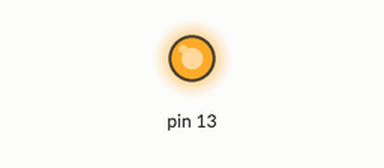
The sketch below on a simulated Arduino Uno, built with avr-gcc and run on an emulated ATmega328P. Parts: output pins drawn as LEDs (lit = HIGH).

Above: at 0.5 s.
At 25.1 s:
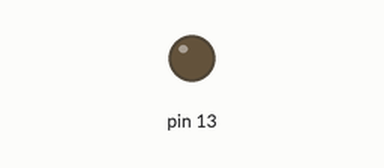
Timing chart, 0 to 26.7 s (numbered marks = the images above):
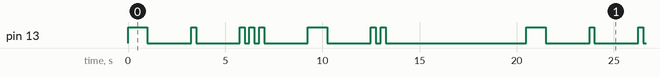

Measured:
- by itself, pin 13: repeats every 20.5 s: 2 × (LOW 2.3 s, HIGH 0.25 s), 2 × (LOW 0.25 s, HIGH 0.25 s), LOW 2.3 s, HIGH 1.0 s, LOW 2.3 s, HIGH 0.25 s, LOW 0.25 s, HIGH 0.25 s, LOW 7.3 s, HIGH 1.0 s
- by itself, everything shown: repeats every 20.5 s, in 16 steps

The sketch:

morse.ino
```cpp
#include <Morse.h>
Morse morse(13);
void setup() {

}

void loop() {
  String word = "TESTI";
  for(char x: word){
    alphabet((int)x);
    delay(2000);
  }
  delay(5000);

}

void alphabet(int letter){
  switch (letter){
    case 65: //A
    morse.dot();morse.dash();
    break;
    case 66: //B
    morse.dash();morse.dot();morse.dot();morse.dot();
    break;
    case 67: //C
    morse.dash();morse.dot();morse.dash();morse.dot();
    break;
    case 68: //D
    morse.dash();morse.dot();morse.dot();
    break;
    case 69: //E
    morse.dot();
    break;
    case 70: //F
    morse.dot();morse.dot();morse.dash();morse.dot();
    break;
    case 71: //G
    morse.dash();morse.dash();morse.dot();
    break;
    case 72: //H
    morse.dot();morse.dot();morse.dot();morse.dot();
    break;
    case 73: //I
    morse.dot();morse.dot();
    break;
    case 74: //J
    morse.dot();morse.dash();morse.dash();morse.dash();
    break;
    case 75: //K
    morse.dash();morse.dot();morse.dash();
    break;
    case 76: //L
    morse.dot();morse.dash();morse.dot();morse.dot();
    break;
     case 77: //M
    morse.dash();morse.dash();
    break;
    case 78: //N
    morse.dash();morse.dot();
    break;
    case 79: //O
    morse.dash();morse.dash();morse.dash();
    break;
    case 80: //P
    morse.dot();morse.dash();morse.dash();morse.dot();
    break;
    case 81: //Q
    morse.dash();morse.dash();morse.dot();morse.dash();
    break;
    case 82: //R
    morse.dot();morse.dash();morse.dot();
    break;
     case 83: //S
    morse.dot();morse.dot();morse.dot();
    break;
    case 84: //T
    morse.dash();
    break;
    case 85: //U
    morse.dot();morse.dot();morse.dash();
    break;
    case 86: //V
    morse.dot();morse.dot();morse.dot();morse.dash();
    break;
    case 87: //W
    morse.dot();morse.dash();morse.dash();
    break;
    case 88: //X
    morse.dash();morse.dot();morse.dot();morse.dash();
    break;
    case 89: //Y
    morse.dash();morse.dot();morse.dash();morse.dash();
    break;
    case 90: //Z
    morse.dash();morse.dash();morse.dot();morse.dot();
    break;
  }
}
```

Morse.cpp
```cpp
#include "Arduino.h"
#include "Morse.h"
Morse::Morse(int pin){
  pinMode(pin, OUTPUT);
  _pin = pin;
}

void Morse::dot(){
  digitalWrite(_pin, HIGH);
  delay(250);
  digitalWrite(_pin, LOW);
  delay(250);
}

void Morse::dash(){
  digitalWrite(_pin, HIGH);
  delay(1000);
  digitalWrite(_pin, LOW);
  delay(250);
}
```

Morse.h
```cpp
#ifndef Morse_h
#define Morse_h

#include "Arduino.h"

class Morse{
  public:
  Morse(int pin);
  void dot();
  void dash();
  private:
  int _pin;
};
#endif
```
